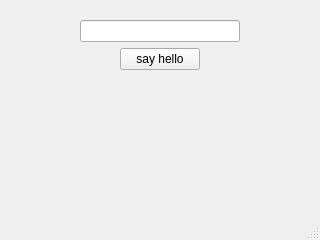
<?xml version="1.0" encoding="UTF-8"?>
<ui version="4.0">
 <class>MainWindow</class>
 <widget class="QMainWindow" name="MainWindow">
  <property name="geometry">
   <rect>
    <x>0</x>
    <y>0</y>
    <width>320</width>
    <height>240</height>
   </rect>
  </property>
  <property name="minimumSize">
   <size>
    <width>320</width>
    <height>240</height>
   </size>
  </property>
  <property name="maximumSize">
   <size>
    <width>320</width>
    <height>240</height>
   </size>
  </property>
  <property name="windowTitle">
   <string>Hello Button</string>
  </property>
  <widget class="QWidget" name="centralwidget">
   <widget class="QWidget" name="verticalLayoutWidget">
    <property name="geometry">
     <rect>
      <x>80</x>
      <y>20</y>
      <width>160</width>
      <height>99</height>
     </rect>
    </property>
    <layout class="QVBoxLayout" name="verticalLayout">
     <item>
      <widget class="QLineEdit" name="le_input"/>
     </item>
     <item>
      <layout class="QHBoxLayout" name="horizontalLayout">
       <item>
        <spacer name="horizontalSpacer">
         <property name="orientation">
          <enum>Qt::Orientation::Horizontal</enum>
         </property>
         <property name="sizeHint" stdset="0">
          <size>
           <width>40</width>
           <height>20</height>
          </size>
         </property>
        </spacer>
       </item>
       <item>
        <widget class="QPushButton" name="btn_hello">
         <property name="text">
          <string>say hello</string>
         </property>
        </widget>
       </item>
       <item>
        <spacer name="horizontalSpacer_2">
         <property name="orientation">
          <enum>Qt::Orientation::Horizontal</enum>
         </property>
         <property name="sizeHint" stdset="0">
          <size>
           <width>40</width>
           <height>20</height>
          </size>
         </property>
        </spacer>
       </item>
      </layout>
     </item>
     <item>
      <widget class="QLabel" name="lbl_result">
       <property name="text">
        <string/>
       </property>
       <property name="alignment">
        <set>Qt::AlignmentFlag::AlignCenter</set>
       </property>
      </widget>
     </item>
    </layout>
   </widget>
  </widget>
  <widget class="QMenuBar" name="menubar">
   <property name="geometry">
    <rect>
     <x>0</x>
     <y>0</y>
     <width>320</width>
     <height>39</height>
    </rect>
   </property>
  </widget>
  <widget class="QStatusBar" name="statusbar"/>
 </widget>
 <resources/>
 <connections/>
</ui>
